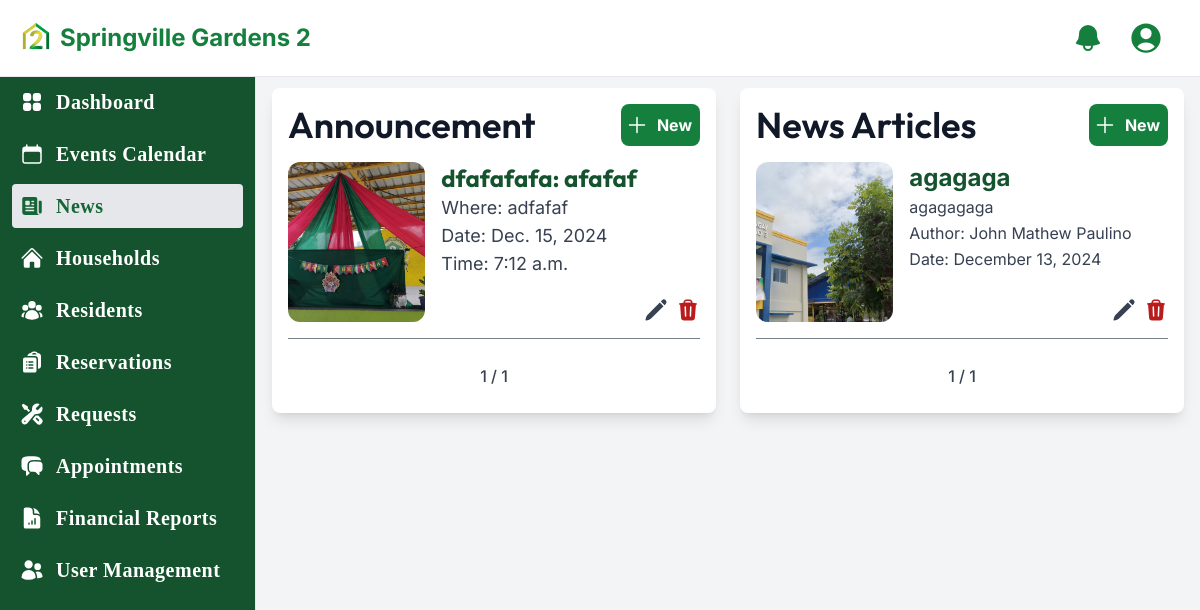
Page /officer/admin/newsfeed/ (signed in) on the earlier database version.
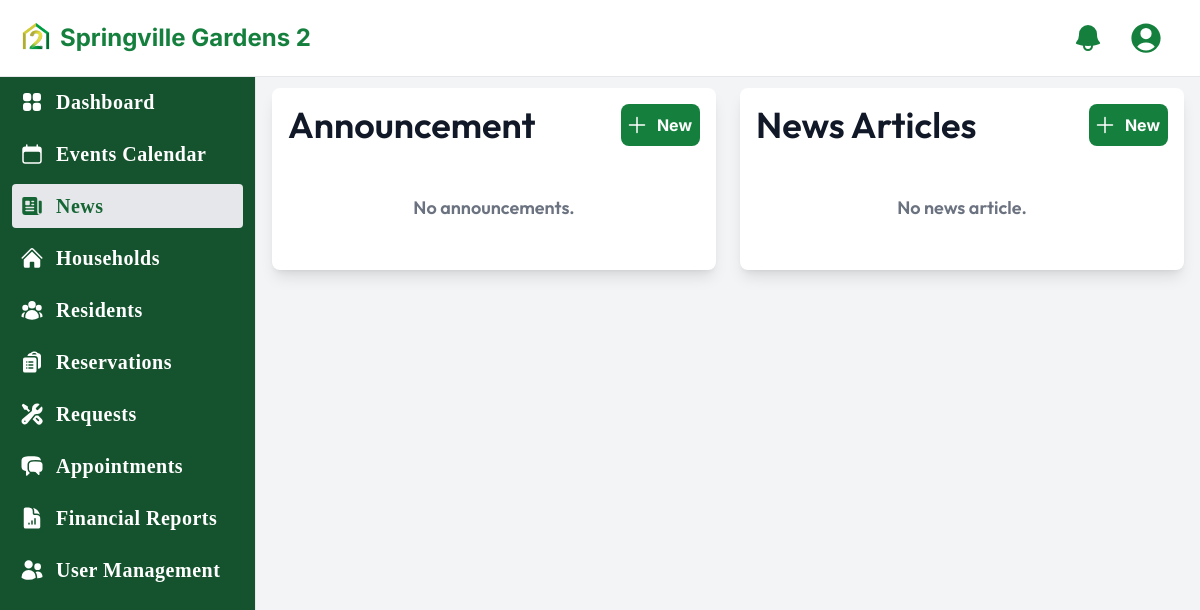
Same page on the later database version.
### SVG2/models.py (models this page shows, shortened)
class Announcement(models.Model):
    who = models.CharField(max_length=200)
    what = models.TextField()
    date = models.DateField()
    time = models.TimeField()
    where = models.CharField(max_length=200)
    image = models.ImageField(upload_to='announcements_images/', null=True, blank=True)

class Newsfeed(models.Model):
    written_by = models.ForeignKey('User', on_delete=models.CASCADE, related_name='news_notices')
    title = models.CharField(max_length=255)
    description = models.TextField()
    image = models.ImageField(upload_to='news_notices/', blank=True, null=True)  # Ensure you have Pillow installed
    created_at = models.DateTimeField(auto_now_add=True)
    updated_at = models.DateTimeField(auto_now=True)

class User(AbstractUser):
    fname = models.CharField(max_length=30)
    lname = models.CharField(max_length=30)
    is_member = models.BooleanField(default=False)
    is_officer = models.BooleanField(default=False)
    profile_picture = models.ImageField(upload_to='C:/HOA_MIS/media/profile_pics/', blank=True, null=True)  # Optional field for profile picture
    phone_number = models.CharField(max_length=15, blank=True, null=True)  # Optional field for phone number
    birthdate = models.DateField(null=True, blank=True)  # Optional field for birthdate
    email = models.EmailField(unique=True)
    class Meta:
        app_label = 'SVG2'

### SVG2/views.py (the view)
# urls.py: path('officer/<username>/newsfeed/', views.news_feed, name='news_feed'),
@login_required
@user_passes_test(is_officer, login_url='/login')
def news_feed(request, username):
    if username != request.user.username:
        messages.error(request, "You are not authorized to access this page.", extra_tags="unauthorized")
        return redirect('login')
    user = request.user
    if not user.fname or not user.lname:
        messages.warning(request, "Update your profile first!", extra_tags="officer_update_prof")
        return redirect('officer_update_profile', username=request.user.username)  # Redirect to profile update page
    newsfeeds = Newsfeed.objects.all().order_by('-created_at')
    announcements = Announcement.objects.all().order_by('-date', '-time')
    paginator_newsfeeds = Paginator(newsfeeds, 3)  # Show 5 newsfeeds per page
    page_number_newsfeeds = request.GET.get('page_newsfeeds')  # Get the current page number for newsfeeds
    page_obj_newsfeeds = paginator_newsfeeds.get_page(page_number_newsfeeds)  # Retrieve the page object for newsfeeds
    paginator_announcements = Paginator(announcements, 3)  # Show 3 announcements per page
    page_number_announcements = request.GET.get('page_announcements')  # Get the current page number for announcements
    page_obj_announcements = paginator_announcements.get_page(page_number_announcements)  # Retrieve the page object for announcements
    context = {
        'newsfeeds': page_obj_newsfeeds,  # Use the paginated page object for newsfeeds
        'announcements': page_obj_announcements,  # Use the paginated page object for announcements
        'page_obj_newsfeeds': page_obj_newsfeeds,  # Optional: explicitly pass page_obj_newsfeeds for pagination controls
        'page_obj_announcements': page_obj_announcements,  # Optional: explicitly pass page_obj_announcements for pagination controls
    }
    return render(request, 'officer/newsfeed/news_list.html', context)

### SVG2/context_processors.py (called while the page is built)
def notifications_context(request):
    if request.user.is_authenticated:
        notifications = Notification.objects.filter(recipient=request.user)
    else:
        notifications = []
    return {"notifications": notifications}

def unread_notifications(request):
    if request.user.is_authenticated:
        unread_count = Notification.objects.filter(recipient=request.user, read=False).count()
    else:
        unread_count = 0
    return {'unread_count': unread_count}

### SVG2/views.py (called while the page is built)
def is_officer(user):
    return user.is_authenticated and user.is_officer

### SVG2/templates/officer/newsfeed/news_list.html (shortened to what the changed rows need)
{% extends "officer/officer_base.html" %}
{% load static %}
{% block content %}
<div class="pt-16 lg:ml-64">
  <div class="p-4 flex justify-center">
    <div class="w-full pt-2">
      <div class="flex flex-col md:flex-row gap-6">
        <div class="w-full md:w-1/2 bg-white shadow-lg rounded-lg p-4 flex flex-col h-full">
          <div class="flex-1 space-y-4 overflow-y-auto">
            {% for announcement in announcements %}
            <div class="w-full border-b pb-4 flex flex-col sm:flex-row sm:items-start gap-4 relative">
              {% if announcement.image %}
              <img class="w-full sm:w-1/3 min-h-40 rounded-xl object-cover"
                src="{{ announcement.image.url }}" alt="{{ announcement.title }}">
              {% endif %}
              <div class="flex-1 flex flex-col justify-between min-h-full truncate">
                <div class="truncate">
                  <h3 class="font-bold text-lg sm:text-2xl text-green-900 truncate">
                    {{ announcement.who }}: {{ announcement.what }}
                  </h3>
                  <p class="text-md sm:text-lg text-gray-700">Where: {{ announcement.where }}</p>
                  <p class="text-md sm:text-lg text-gray-700">Date: {{ announcement.date }}</p>
                  <p class="text-md sm:text-lg text-gray-700">Time: {{ announcement.time }}</p>
                </div>
                <div class="absolute bottom-4 right-0 flex gap-2">
                  <a href="{% url 'update_announcement' user.username announcement.pk %}"
                    class="text-gray-700 hover:text-gray-500 font-bold rounded-lg flex items-center space-x-2">
                  </a>
                  <button onclick="openDeleteAnnouncementModal('{{ announcement.id }}')"
                    class="text-red-700 hover:text-red-500 font-bold rounded-lg flex items-center space-x-2">
                  </button>
                </div>
              </div>
            </div>
            {% empty %}
            <div class="text-center h-full py-8">
              <h3 class="text-lg font-semibold leading-7 text-gray-500">No announcements.</h3>
            </div>
            {% endfor %}
          </div>
           {% if announcements %}
          <div class="pagination flex justify-center items-center mt-4">
            <nav class="flex items-center justify-center text-gray-700">
              <p class="px-3 py-2 font-medium rounded">{{ page_obj_announcements.number }} / {{ page_obj_announcements.paginator.num_pages }}</p>
            </nav>
          </div>
          {% endif %}
        </div>
        <div class="w-full md:w-1/2 bg-white shadow-lg rounded-lg p-4 flex flex-col h-full">
          <div class="flex-1 space-y-4 overflow-y-auto">
            {% for newsfeed in newsfeeds %}
            <div class="w-full border-b pb-4 flex flex-col sm:flex-row sm:items-start gap-4 relative">
              {% if newsfeed.image %}
              <img class="w-full sm:w-1/3 min-h-40 rounded-xl object-cover"
                src="{{ newsfeed.image.url }}" alt="{{ newsfeed.title }}">
              {% endif %}
              <div class="flex-1 flex flex-col justify-between min-h-full truncate">
                <div class="truncate">
                  <a href="{% url 'news_single' user.username newsfeed.id %}" class="font-bold text-lg sm:text-2xl text-green-900 hover:text-green-700 truncate">
                    {{ newsfeed.title }}
                </a>
                  <p class="text-md text-gray-700 truncate">{{ newsfeed.description }}</p>
                  <p class="text-md text-gray-700">Author: {{ newsfeed.written_by.fname }} {{ newsfeed.written_by.lname }}</p>
                  <p class="text-md text-gray-700">Date: {{ newsfeed.created_at|date:"F j, Y" }}</p>
                </div>
                <div class="absolute bottom-4 right-0 flex gap-2">
                  <a href="{% url 'edit_news' user.username newsfeed.id %}"
                    class="text-gray-700 hover:text-gray-500 font-bold rounded-lg flex items-center space-x-2">
                  </a>
                  <button onclick="openDeleteNewsModal('{{ newsfeed.id }}')"
                    class="text-red-700 hover:text-red-500 font-bold rounded-lg flex items-center space-x-2">
                  </button>
                </div>
              </div>
            </div>
            {% empty %}
            <div class="text-center h-full py-8">
              <h3 class="text-lg font-semibold leading-7 text-gray-500">No news article.</h3>
            </div>
            {% endfor %}
            {% if newsfeeds %}
          <div class="pagination flex justify-center items-center mt-4">
            <nav class="flex items-center justify-center text-gray-700">
              <p class="px-3 py-2 font-medium rounded">{{ page_obj_newsfeeds.number }} / {{ page_obj_newsfeeds.paginator.num_pages }}</p>
            </nav>
          </div>
          {% endif %}
          </div>
        </div>
      </div>
    </div>
  </div>
</div>
{% endblock %}

Differences in the rows shown:
removed Announcement: image (picture), who "dfafafafa", what "afafaf", where "adfafaf", date "Dec. 15, 2024", time "7:12 a.m."
removed Newsfeed: image (picture), title "agagaga", description "agagagaga", written_by.fname "John Mathew", written_by.lname "Paulino", created_at "December 13, 2024"
Other differences:
{{ page_obj_announcements.number }}: "1" → (not shown)
{{ page_obj_announcements.paginator.num_pages }}: "1" → (not shown)
{{ page_obj_newsfeeds.number }}: "1" → (not shown)
{{ page_obj_newsfeeds.paginator.num_pages }}: "1" → (not shown)
text now shown: "No announcements. No news article."
